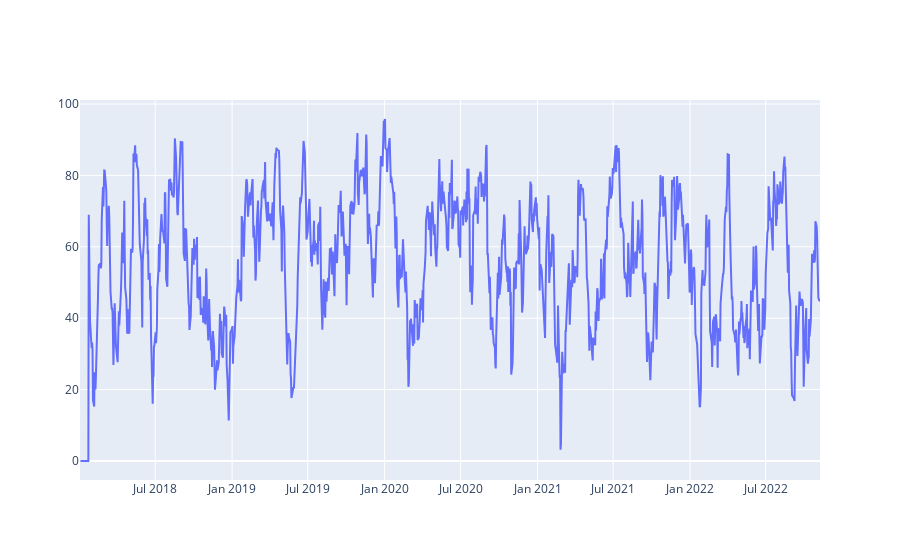

The notebook cell saved with this chart:
### Markdown cell above
RSI =>  Relative Strength Indicator

### Code cell
def releatvive_strength_index(df, n = 14):
    close = df['Close']
    delta = close.diff() # lay nhung gia tri uniquy trong  du lieu close 
    delta = delta[1:]
    pricesUp = delta.copy()
    pricesDown = delta.copy()
    pricesUp[pricesUp < 0 ] = 0
    pricesDown[pricesDown >  0 ] = 0
    rollUp = pricesUp.rolling(n).mean()
    rollDown = pricesDown.abs().rolling(n).mean()
    rs = rollUp / rollDown
    rsi = 100.0 - (100.0 / (1.0 + rs))
    return rsi;


AAPL['RSI'] = releatvive_strength_index(AAPL).fillna(0)
fig = go.Figure(go.Scatter(x = AAPL.Date, y = AAPL.RSI, name="RSI"))
fig.show()

### Figure 1 — Plotly figure (JSON) as saved in the notebook; plotly's stock layout.template omitted (floating-point values rounded to 4 significant figures; data arrays with more than 128 entries replaced by an {"elided": "..."} marker saying what was removed)
{"data": [{"name": "RSI", "type": "scatter", "x": {"elided": "1223 str values"}, "y": {"elided": "1223 float values"}}], "layout": {}}
